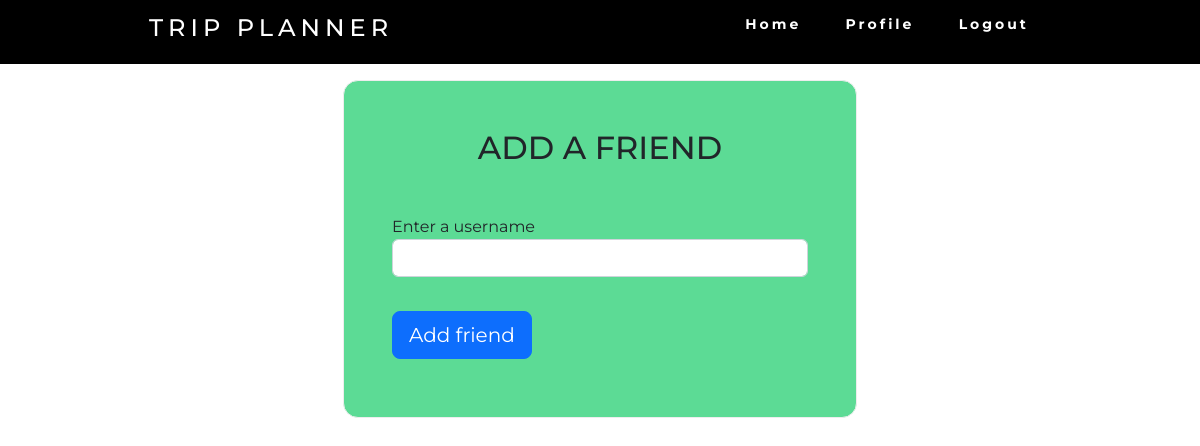
/friends (signed in), run on an earlier commit of the app's database.
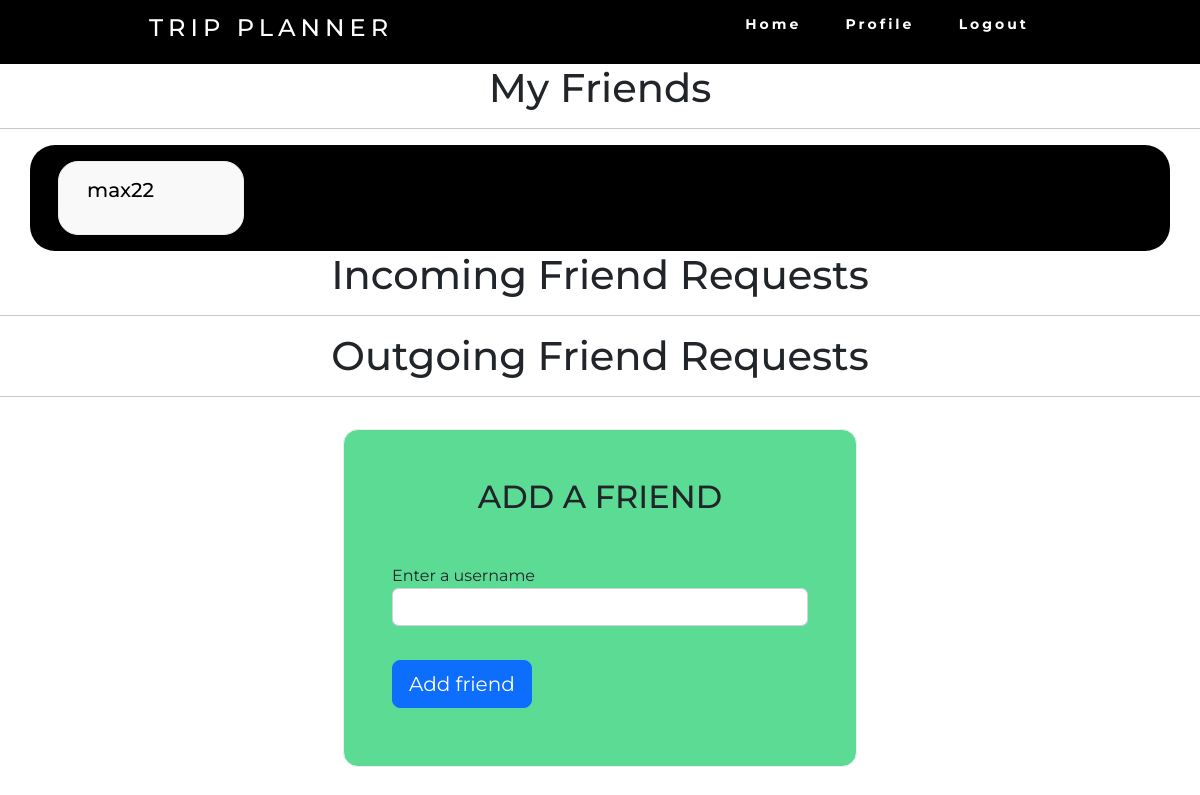
And on a later commit of the database.
### website/models.py (models this page shows, shortened)
class User(db.Model, UserMixin):
    id = db.Column(db.Integer, primary_key=True)
    email = db.Column(db.String(150), unique=True)
    password = db.Column(db.String(150))
    username = db.Column(db.String(150), unique=True)
    last_name = db.Column(db.String(150))
    first_name = db.Column(db.String(150))
    trip = db.relationship('Trip')
    menu = db.relationship('Menu')
    friended = db.relationship('Friends')

### website/views.py (the view, shortened to what this page needs)
@views.route('/friends', methods=['GET', 'POST'])
@login_required
def friends():
    return render_template("friends.html", user=current_user, getfriend = friendsfuncs.getfriend)

### website/__init__.py (called while the page is built)
def create_app():
    app = Flask(__name__)
    app.config['SECRET_KEY'] = 'hjshjhdajah'
    app.config['SQLALCHEMY_DATABASE_URI'] = f'sqlite:///{DB_NAME}'
    app.config['SQLALCHEMY_TRACK_MODIFICATIONS'] = False
    db.init_app(app)
    from .views import views
    from .auth import auth
    app.register_blueprint(views, url_prefix='/')
    app.register_blueprint(auth, url_prefix='/')
    from .models import User, Trip
    create_database(app)
    login_manager = LoginManager()
    login_manager.login_view = 'auth.login'
    login_manager.init_app(app)
    @login_manager.user_loader
    def load_user(id):
        return User.query.get(int(id))
    return app

### website/friendsfuncs.py (called while the page is built)
def getfriend(friend2_id):
    friend2 = User.query.get(friend2_id)
    return friend2

### website/templates/friends.html (shortened to what this page needs)
<!DOCTYPE html>
<html>
    <head>
        <link href="https://cdn.jsdelivr.net/npm/bootstrap@5.2.1/dist/css/bootstrap.min.css" rel="stylesheet">
        <link rel="stylesheet" href="https://cdn.jsdelivr.net/npm/bootstrap-icons@1.9.1/font/bootstrap-icons.css">
        <link rel="stylesheet" href="../static/css/events.css">
        <link rel="stylesheet" href="../static/css/navbar.css">
        <link rel="stylesheet" href="https://cdn.jsdelivr.net/npm/@fortawesome/fontawesome-free@6.1.2/css/fontawesome.min.css">
    </head>
    <body>
        <nav>
            <div class="navheading">
                <h4>Trip Planner</h4>
            </div>
            <ul class="nav-links">
                <li><a href="/">Home</a></li>
                <li><a href="profile">Profile</a></li>
                <li><a href="logout">Logout</a></li>
            </ul>
        </nav>
        {% if user.friended %}
        <h1 align="center">My Friends</h1>
        <hr>
        <div class="container" style="margin: auto; background-color: black; border-radius: 25px">
            <div class="row mx-auto" >
                {% for friends in user.friended %}
                    {% if friends.status == 0 %}
                    <div class="card col-lg-2 col-sm-12">
                        <a href="/friend/{{friends.id}}" class="button">
                        <div class="card-body">
                            <h5 class="{{friends.id}}"class="link card-title">{{getfriend(friends.friend2_id).username}}</p>
                        </div>
                    </a>
                    </div>
                    {% endif %}
                {% endfor %}
                </div>
            </div>
        <h1 align="center">Incoming Friend Requests</h1>
        <hr>
        <h1 align="center">Outgoing Friend Requests</h1>
        <hr>
        {% endif %}
        <div class="mask d-flex align-items-center h-100">
            <div class="container h-100">
            <div class="row d-flex justify-content-center align-items-center h-100">
                <div class="col-12 col-md-9 col-lg-7 col-xl-6">
                <div class="card" style="border-radius: 15px; background-color: #5cdb95">
                    <div class="card-body p-5">
                    <h2 class="text-uppercase text-center mb-5">Add A Friend</h2>
                    <form method="POST">
                        <div class="form-outline mb-4">
                        <label for="name">Enter a username</label>
                        <input type="username" class="form-control" id="username" name="username"/>
                        </div>
                        <button name="Add_friend_button" value="Add Friend" type="submit" class="btn btn-primary btn-block btn-lg" style="margin: 10px 0">Add friend</button>
                        </div>
                    </div>
                </div>
                </div>
            </div>
            </div>
    </body>
</html>

What changed in the data, as far as the page shows it:
added User: username "max22"
Also different on the page:
text now shown: "My Friends Incoming Friend Requests Outgoing Friend Requests"
